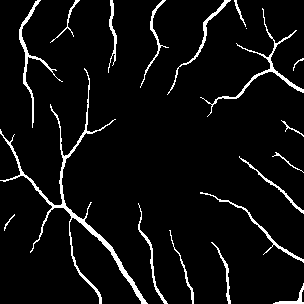
#> input picture dataset/OCTA500_3M/test/label/10463.bmp, 304 x 304 px, found by its file name; its folder holds only this picture in this run
$ python _run_statistics_all_v4.py
#> lines starting #> are read from the running program, lines starting #| are printed output that depends on the picture
import os
import numpy as np
import pandas as pd
import matplotlib.pyplot as plt
import seaborn as sns
from skimage.metrics import structural_similarity as ssim
from sklearn.metrics import confusion_matrix
from sklearn.decomposition import PCA
from sklearn.preprocessing import StandardScaler
from scipy.stats import friedmanchisquare, wilcoxon
from statsmodels.stats.multitest import multipletests
import cv2

# Config
metrics = ['Dice', 'Jaccard', 'Accuracy', 'Sensitivity', 'Specificity', 'SSIM']
datasets = ["OCTA500_3M", "OCTA500_6M", "ROSSA"]
models_dirs = {
    "HV-OCTAMamba": "HV_OCTAMamba_last",
    "OCTAMamba": "OCTAMamba",
    "AC-Mamba": "AC-Mamba",
    "H-vmunet": "H_vmunet",
    "H2Former": "H2Former",
    "MISSFormer": "MISSFormer",
    "VM-UNet": "VM-UNet",
    "VM-UNetv2": "VM_Unetv2",
    "Swin-Unet": "Swin_Unet",
    "R2UNet": "R2U_Net",
    "UNet++": "UNetpp",
    "U-Net": "UNet"
}

base_dataset_path = "/mnt/c/Users/Amine/Projects/HV_OCTAMamba/dataset"
base_output_path = "/mnt/c/Users/Amine/Projects/HV_OCTAMamba/output"
target_size = (224, 224)


def load_masks(folder, filenames):
    masks = []
    for fname in filenames:
        path = os.path.join(folder, fname)
        if not os.path.exists(path):
            alt_ext = '.png' if fname.endswith('.bmp') else '.bmp'
            path = os.path.join(folder, os.path.splitext(fname)[0] + alt_ext)
            if not os.path.exists(path):
                continue
        mask = cv2.imread(path, cv2.IMREAD_GRAYSCALE)
#> mask: shape (304, 304); 5.5% white in thin lines or dots
        mask = cv2.resize(mask, target_size, interpolation=cv2.INTER_NEAREST)
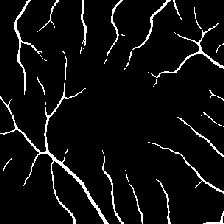
#> mask: shape (224, 224); 5.5% white in thin lines or dots
        masks.append((mask > 127).astype(np.uint8))
    return np.array(masks)


def calculate_metrics(y_true, y_pred):
    tn, fp, fn, tp = confusion_matrix(y_true.flatten(), y_pred.flatten(), labels=[0, 1]).ravel()
    return {
        'Dice': 2 * tp / (2 * tp + fp + fn + 1e-8),
        'Jaccard': tp / (tp + fp + fn + 1e-8),
        'Accuracy': (tp + tn) / (tp + tn + fp + fn),
        'Sensitivity': tp / (tp + fn + 1e-8),
        'Specificity': tn / (tn + fp + 1e-8),
        'SSIM': ssim(y_true, y_pred, data_range=1)
    }


def compute_CD(avranks, n, alpha="0.05"):
    import math
    q_alpha = {
        "0.05": {2: 1.960, 3: 2.569, 4: 2.913, 5: 3.138, 6: 3.314, 7: 3.460, 8: 3.583, 9: 3.693, 10: 3.792, 11: 3.882, 12: 3.960, 13: 4.030}
    }
    k = len(avranks)
    q = q_alpha[str(alpha)][k]
    return q * math.sqrt(k * (k + 1) / (6.0 * n))


def plot_nemenyi(avranks, labels, cd, title="Nemenyi Diagram", filename="nemenyi.png"):
    sorted_indices = np.argsort(avranks)
    sorted_ranks = np.array(avranks)[sorted_indices]
    sorted_labels = np.array(labels)[sorted_indices]
    plt.figure(figsize=(12, 2))
    plt.xlim(min(sorted_ranks) - 0.5, max(sorted_ranks) + 0.5)
    plt.yticks([])
    plt.title(title)
    for i, (rank, label) in enumerate(zip(sorted_ranks, sorted_labels)):
        plt.plot([rank, rank], [0.2, 0.8], 'k-')
        plt.text(rank, 0.05, label, rotation=90, ha='center')
    x_start = max(sorted_ranks) - cd
    x_end = max(sorted_ranks)
    plt.plot([x_start, x_end], [0.9, 0.9], 'r-', lw=2)
    plt.text((x_start + x_end)/2, 0.95, f"CD={cd:.2f}", ha='center', color='r')
    plt.tight_layout()
    plt.savefig(filename)
    plt.close()


for dataset in datasets:
    print(f"\n=== Processing Dataset: {dataset} ===")
    gt_dir = os.path.join(base_dataset_path, dataset, "test", "label")
    filenames = sorted([f for f in os.listdir(gt_dir) if f.endswith(('.png', '.bmp'))])
    true_masks = load_masks(gt_dir, filenames)

    pred_masks = {}
    for model_name, model_folder in models_dirs.items():
        pred_dir = os.path.join(base_output_path, model_folder, dataset, f"{model_folder}_v1_output_masks")
        pred_masks[model_name] = load_masks(pred_dir, filenames)

    results = {m: [] for m in metrics}
#> results = {'Dice': [], 'Jaccard': [], 'Accuracy': [], 'Sensitivity': [], 'Specificity': [], 'SSIM': []}
    model_names = list(models_dirs.keys())

    for model in model_names:
        if len(pred_masks[model]) != len(true_masks):
            print(f"[WARNING] Skipped {model} due to size mismatch")
            for m in metrics:
                results[m].append([np.nan] * len(true_masks))
            continue
        model_result = {m: [] for m in metrics}
        for i in range(len(true_masks)):
            scores = calculate_metrics(true_masks[i], pred_masks[model][i])
            for m in metrics:
                model_result[m].append(scores[m])
        for m in metrics:
            results[m].append(model_result[m])

    # Convert results
    df_stats = pd.DataFrame(index=model_names)
#> df_stats = table of 12 rows and 0 columns
    nemenyi_data = {}
    for m in metrics:
        scores = results[m]
        df_stats[f'{m}_mean'] = np.nanmean(scores, axis=1)
        df_stats[f'{m}_std'] = np.nanstd(scores, axis=1)

        try:
            stat, p = friedmanchisquare(*scores)
            print(f"Friedman test for {m}: χ²={stat:.4f}, p={p:.4f}")
            if p < 0.05:
                avranks = np.nanmean([rankdata for rankdata in np.argsort(scores, axis=0)], axis=1)
                cd = compute_CD(avranks, n=len(true_masks))
                plot_nemenyi(avranks, model_names, cd, title=f"Nemenyi - {dataset} - {m}", filename=f"nemenyi_{dataset}_{m}.png")
        except Exception as e:
            print(f"Error in Friedman test for {m}: {e}")
#> this loop made 6 passes
#| Friedman test for Dice: χ²=nan, p=nan
#| Friedman test for Jaccard: χ²=nan, p=nan
#| Friedman test for Accuracy: χ²=nan, p=nan
#| Friedman test for Sensitivity: χ²=nan, p=nan
#| Friedman test for Specificity: χ²=nan, p=nan
#| Friedman test for SSIM: χ²=nan, p=nan

    # PCA plot
    matrix = np.array([np.nanmean(results[m], axis=1) for m in metrics]).T
#> matrix = [[1, 1, 1, 1, 1, 1], [1, 1, 1, 1, 1, 1], [1, 1, 1, 1, 1, 1], [1, 1, 1, 1, 1, 1], [1, 1, 1, 1, 1, 1], [1, 1, 1, 1, 1, 1], [1, 1, 1, 1, 1, 1], [1, 1, 1, 1, 1, 1], [1, 1, 1, 1, 1, 1], [1, 1, 1, 1, 1, 1], [1, 1, 1, 1, 1, 1], [1, 1, 1, 1, 1, 1]]
    if np.isnan(matrix).any():
        matrix = np.nan_to_num(matrix)
    scaler = StandardScaler()
    X = scaler.fit_transform(matrix)
#> X = [[0, 0, 0, 0, 1.11e-16, 0], [0, 0, 0, 0, 1.11e-16, 0], [0, 0, 0, 0, 1.11e-16, 0], [0, 0, 0, 0, 1.11e-16, 0], [0, 0, 0, 0, 1.11e-16, 0], [0, 0, 0, 0, 1.11e-16, 0], [0, 0, 0, 0, 1.11e-16, 0], [0, 0, 0, 0, 1.11e-16, 0], [0, 0, 0, 0, 1.11e-16, 0], [0, 0, 0, 0, 1.11e-16, 0], [0, 0, 0, 0, 1.11e-16, 0], [0, 0, 0, 0, 1.11e-16, 0]]
    pca = PCA(n_components=2)
    components = pca.fit_transform(X)
#> components = [[0, 0], [0, 0], [0, 0], [0, 0], [0, 0], [0, 0], [0, 0], [0, 0], [0, 0], [0, 0], [0, 0], [0, 0]]
    plt.figure(figsize=(8, 6))
    plt.scatter(components[:, 0], components[:, 1])
    for i, label in enumerate(model_names):
        plt.annotate(label, (components[i, 0], components[i, 1]))
    plt.title(f"PCA - {dataset}")
    plt.xlabel(f"PC1 ({pca.explained_variance_ratio_[0]*100:.1f}%)")
    plt.ylabel(f"PC2 ({pca.explained_variance_ratio_[1]*100:.1f}%)")
    plt.grid()
    plt.tight_layout()
    plt.savefig(f"pca_{dataset}.png")
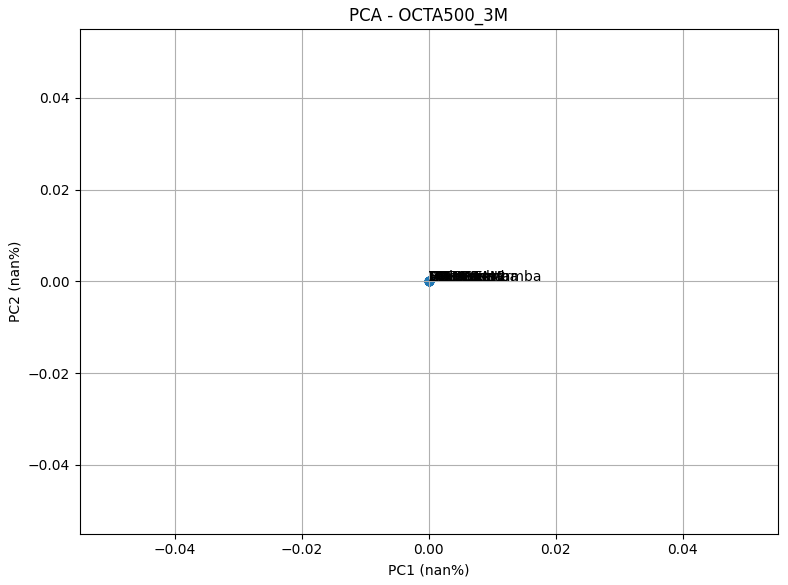
#> figure drawn by matplotlib, 1 panel
    plt.close()

    # Save stats
    df_stats.to_csv(f"stats_{dataset}.csv")

# [179 lines of commented-out code are left out]
